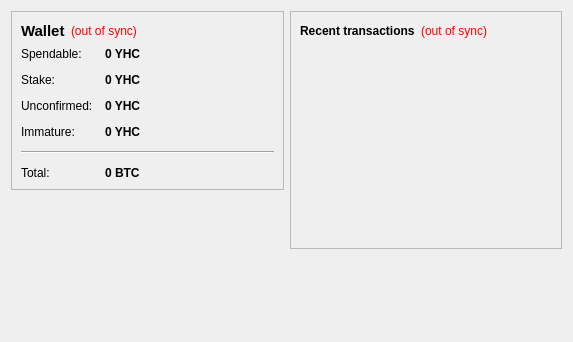
<?xml version="1.0" encoding="UTF-8"?>
<ui version="4.0">
 <class>OverviewPage</class>
 <widget class="QWidget" name="OverviewPage">
  <property name="geometry">
   <rect>
    <x>0</x>
    <y>0</y>
    <width>573</width>
    <height>342</height>
   </rect>
  </property>
  <property name="windowTitle">
   <string>Form</string>
  </property>
  <layout class="QHBoxLayout" name="horizontalLayout" stretch="1,1">
   <item>
    <layout class="QVBoxLayout" name="verticalLayout_2">
     <item>
      <widget class="QFrame" name="frame">
       <property name="frameShape">
        <enum>QFrame::StyledPanel</enum>
       </property>
       <property name="frameShadow">
        <enum>QFrame::Raised</enum>
       </property>
       <layout class="QVBoxLayout" name="verticalLayout_4">
        <item>
         <layout class="QHBoxLayout" name="horizontalLayout_4">
          <item>
           <widget class="QLabel" name="label_5">
            <property name="font">
             <font>
              <pointsize>11</pointsize>
              <weight>75</weight>
              <bold>true</bold>
             </font>
            </property>
            <property name="text">
             <string>Wallet</string>
            </property>
           </widget>
          </item>
          <item>
           <widget class="QLabel" name="labelWalletStatus">
            <property name="toolTip">
             <string>The displayed information may be out of date. Your wallet automatically synchronizes with the YokohamaCoin network after a connection is established, but this process has not completed yet.</string>
            </property>
            <property name="styleSheet">
             <string notr="true">QLabel { color: red; }</string>
            </property>
            <property name="text">
             <string notr="true">(out of sync)</string>
            </property>
            <property name="alignment">
             <set>Qt::AlignLeading|Qt::AlignLeft|Qt::AlignVCenter</set>
            </property>
           </widget>
          </item>
          <item>
           <spacer name="horizontalSpacer_2">
            <property name="orientation">
             <enum>Qt::Horizontal</enum>
            </property>
            <property name="sizeHint" stdset="0">
             <size>
              <width>40</width>
              <height>20</height>
             </size>
            </property>
           </spacer>
          </item>
         </layout>
        </item>
        <item>
         <layout class="QFormLayout" name="formLayout_2">
          <property name="fieldGrowthPolicy">
           <enum>QFormLayout::AllNonFixedFieldsGrow</enum>
          </property>
          <property name="horizontalSpacing">
           <number>12</number>
          </property>
          <property name="verticalSpacing">
           <number>12</number>
          </property>
          <item row="0" column="0">
           <widget class="QLabel" name="label">
            <property name="text">
             <string>Spendable:</string>
            </property>
           </widget>
          </item>
          <item row="0" column="1">
           <widget class="QLabel" name="labelBalance">
            <property name="font">
             <font>
              <weight>75</weight>
              <bold>true</bold>
             </font>
            </property>
            <property name="cursor">
             <cursorShape>IBeamCursor</cursorShape>
            </property>
            <property name="toolTip">
             <string>Your current spendable balance</string>
            </property>
            <property name="text">
             <string notr="true">0 YHC</string>
            </property>
            <property name="textInteractionFlags">
             <set>Qt::LinksAccessibleByMouse|Qt::TextSelectableByKeyboard|Qt::TextSelectableByMouse</set>
            </property>
           </widget>
          </item>
          <item row="1" column="0">
           <widget class="QLabel" name="label_6">
            <property name="text">
             <string>Stake:</string>
            </property>
           </widget>
          </item>
          <item row="1" column="1">
           <widget class="QLabel" name="labelStake">
            <property name="font">
             <font>
              <weight>75</weight>
              <bold>true</bold>
             </font>
            </property>
            <property name="cursor">
             <cursorShape>IBeamCursor</cursorShape>
            </property>
            <property name="toolTip">
             <string>Total of coins that was staked, and do not yet count toward the current balance</string>
            </property>
            <property name="text">
             <string notr="true">0 YHC</string>
            </property>
            <property name="textInteractionFlags">
             <set>Qt::LinksAccessibleByMouse|Qt::TextSelectableByKeyboard|Qt::TextSelectableByMouse</set>
            </property>
           </widget>
          </item>
          <item row="2" column="0">
           <widget class="QLabel" name="label_3">
            <property name="text">
             <string>Unconfirmed:</string>
            </property>
           </widget>
          </item>
          <item row="2" column="1">
           <widget class="QLabel" name="labelUnconfirmed">
            <property name="font">
             <font>
              <weight>75</weight>
              <bold>true</bold>
             </font>
            </property>
            <property name="cursor">
             <cursorShape>IBeamCursor</cursorShape>
            </property>
            <property name="toolTip">
             <string>Total of transactions that have yet to be confirmed, and do not yet count toward the current balance</string>
            </property>
            <property name="text">
             <string notr="true">0 YHC</string>
            </property>
            <property name="textInteractionFlags">
             <set>Qt::LinksAccessibleByMouse|Qt::TextSelectableByKeyboard|Qt::TextSelectableByMouse</set>
            </property>
           </widget>
          </item>
          <item row="3" column="0">
           <widget class="QLabel" name="labelImmatureText">
            <property name="text">
             <string>Immature:</string>
            </property>
           </widget>
          </item>
          <item row="3" column="1">
           <widget class="QLabel" name="labelImmature">
            <property name="font">
             <font>
              <weight>75</weight>
              <bold>true</bold>
             </font>
            </property>
            <property name="toolTip">
             <string>Mined balance that has not yet matured</string>
            </property>
            <property name="text">
             <string notr="true">0 YHC</string>
            </property>
            <property name="textInteractionFlags">
             <set>Qt::LinksAccessibleByMouse|Qt::TextSelectableByKeyboard|Qt::TextSelectableByMouse</set>
            </property>
           </widget>
          </item>
          <item row="4" column="0" colspan="2">
           <widget class="Line" name="line">
            <property name="orientation">
             <enum>Qt::Horizontal</enum>
            </property>
           </widget>
          </item>
          <item row="5" column="0">
           <widget class="QLabel" name="labelTotalText">
            <property name="text">
             <string>Total:</string>
            </property>
           </widget>
          </item>
          <item row="5" column="1">
           <widget class="QLabel" name="labelTotal">
            <property name="font">
             <font>
              <weight>75</weight>
              <bold>true</bold>
             </font>
            </property>
            <property name="cursor">
             <cursorShape>IBeamCursor</cursorShape>
            </property>
            <property name="toolTip">
             <string>Your current total balance</string>
            </property>
            <property name="text">
             <string notr="true">0 BTC</string>
            </property>
            <property name="textInteractionFlags">
             <set>Qt::LinksAccessibleByMouse|Qt::TextSelectableByKeyboard|Qt::TextSelectableByMouse</set>
            </property>
           </widget>
          </item>
         </layout>
        </item>
       </layout>
      </widget>
     </item>
     <item>
      <spacer name="verticalSpacer">
       <property name="orientation">
        <enum>Qt::Vertical</enum>
       </property>
       <property name="sizeHint" stdset="0">
        <size>
         <width>20</width>
         <height>40</height>
        </size>
       </property>
      </spacer>
     </item>
    </layout>
   </item>
   <item>
    <layout class="QVBoxLayout" name="verticalLayout_3">
     <item>
      <widget class="QFrame" name="frame_2">
       <property name="frameShape">
        <enum>QFrame::StyledPanel</enum>
       </property>
       <property name="frameShadow">
        <enum>QFrame::Raised</enum>
       </property>
       <layout class="QVBoxLayout" name="verticalLayout">
        <item>
         <layout class="QHBoxLayout" name="horizontalLayout_2">
          <item>
           <widget class="QLabel" name="label_4">
            <property name="text">
             <string>&lt;b&gt;Recent transactions&lt;/b&gt;</string>
            </property>
           </widget>
          </item>
          <item>
           <widget class="QLabel" name="labelTransactionsStatus">
            <property name="toolTip">
             <string>The displayed information may be out of date. Your wallet automatically synchronizes with the YokohamaCoin network after a connection is established, but this process has not completed yet.</string>
            </property>
            <property name="styleSheet">
             <string notr="true">QLabel { color: red; }</string>
            </property>
            <property name="text">
             <string notr="true">(out of sync)</string>
            </property>
            <property name="alignment">
             <set>Qt::AlignRight|Qt::AlignTrailing|Qt::AlignVCenter</set>
            </property>
           </widget>
          </item>
          <item>
           <spacer name="horizontalSpacer">
            <property name="orientation">
             <enum>Qt::Horizontal</enum>
            </property>
            <property name="sizeHint" stdset="0">
             <size>
              <width>40</width>
              <height>20</height>
             </size>
            </property>
           </spacer>
          </item>
         </layout>
        </item>
        <item>
         <widget class="QListView" name="listTransactions">
          <property name="styleSheet">
           <string notr="true">QListView { background: transparent; }</string>
          </property>
          <property name="frameShape">
           <enum>QFrame::NoFrame</enum>
          </property>
          <property name="verticalScrollBarPolicy">
           <enum>Qt::ScrollBarAlwaysOff</enum>
          </property>
          <property name="horizontalScrollBarPolicy">
           <enum>Qt::ScrollBarAlwaysOff</enum>
          </property>
          <property name="selectionMode">
           <enum>QAbstractItemView::NoSelection</enum>
          </property>
         </widget>
        </item>
       </layout>
      </widget>
     </item>
     <item>
      <spacer name="verticalSpacer_2">
       <property name="orientation">
        <enum>Qt::Vertical</enum>
       </property>
       <property name="sizeHint" stdset="0">
        <size>
         <width>20</width>
         <height>40</height>
        </size>
       </property>
      </spacer>
     </item>
    </layout>
   </item>
  </layout>
 </widget>
 <resources/>
 <connections/>
</ui>
